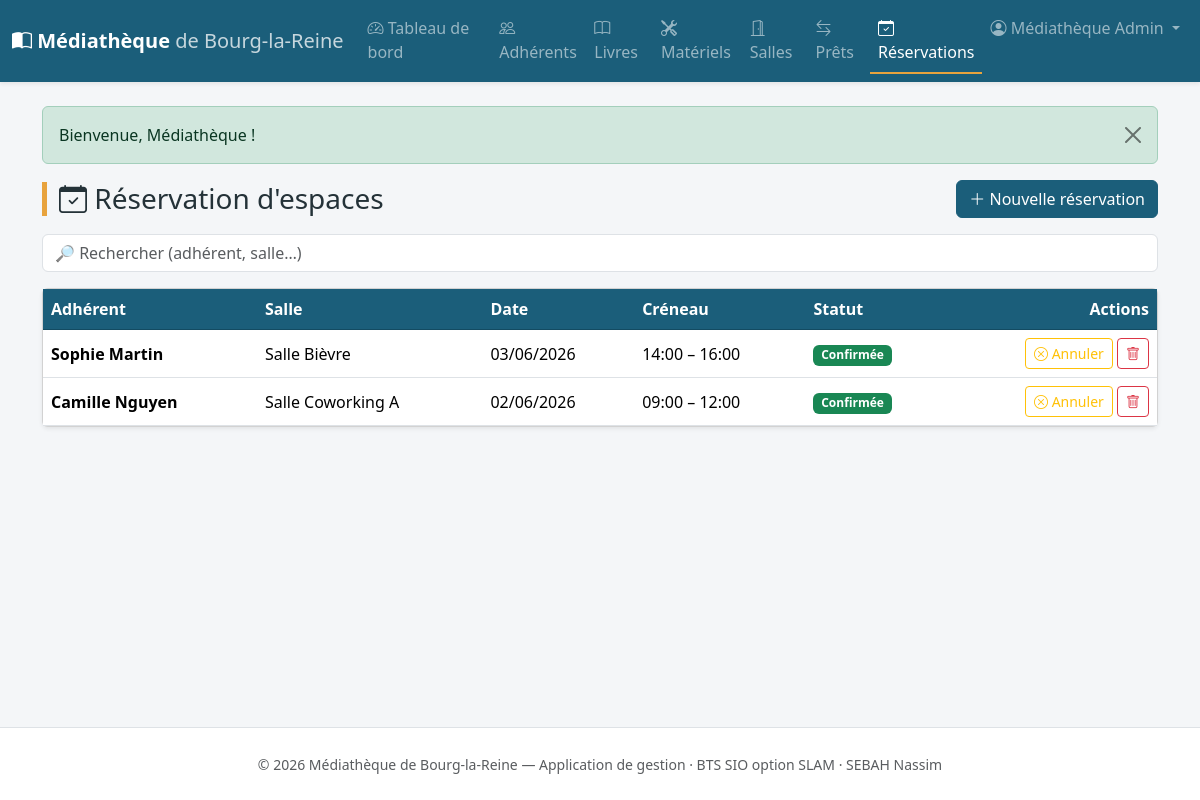
The app's page /public/index.php?ctrl=reservation&action=index (signed in) with its own data.
### tables this page shows
CREATE TABLE reservation (
    id               INT AUTO_INCREMENT PRIMARY KEY,
    adherent_id      INT NOT NULL,
    salle_id         INT NOT NULL,
    date_reservation DATE NOT NULL,
    heure_debut      TIME NOT NULL,
    heure_fin        TIME NOT NULL,
    statut           ENUM('confirmee','annulee','terminee') NOT NULL DEFAULT 'confirmee',
    CONSTRAINT fk_resa_adherent FOREIGN KEY (adherent_id) REFERENCES adherent(id) ON DELETE CASCADE,
    CONSTRAINT fk_resa_salle    FOREIGN KEY (salle_id)    REFERENCES salle(id)    ON DELETE CASCADE,
    CONSTRAINT chk_resa_heures  CHECK (heure_fin > heure_debut)
);

CREATE TABLE salle (
    id          INT AUTO_INCREMENT PRIMARY KEY,
    nom         VARCHAR(80) NOT NULL,
    capacite    INT NOT NULL DEFAULT 1,
    equipements VARCHAR(255),
    disponible  TINYINT(1) NOT NULL DEFAULT 1
);

### app/controllers/ReservationController.php (called while the page is built, shortened)
<?php
class ReservationController extends Controller
{
    public function index($id = null): void
    {
        $this->view('reservation/index', [
            'titre'        => 'Réservation d\'espaces',
            'reservations' => $this->model('Reservation')->allDetailed(),
        ]);
    }
}

### public/index.php (called while the page is built, shortened)
<?php
require ROOT . '/app/core/helpers.php';
$action = preg_replace('/[^a-zA-Z]/', '', $_GET['action'] ?? 'index');
$id     = isset($_GET['id']) ? (int) $_GET['id'] : null;
$controller = new $controllerClass();
$controller->$action($id);

### app/models/Reservation.php (called while the page is built, shortened)
<?php
class Reservation extends Model
{
    public function allDetailed(): array
    {
        $sql = "SELECT r.*,
                       CONCAT(a.prenom, ' ', a.nom) AS adherent_nom,
                       s.nom AS salle_nom
                FROM reservation r
                JOIN adherent a ON r.adherent_id = a.id
                JOIN salle s    ON r.salle_id = s.id
                ORDER BY r.date_reservation DESC, r.heure_debut";
        return $this->db->query($sql)->fetchAll();
    }
}

### app/views/reservation/index.php (the view)
<?php
$statutCls = ['confirmee' => 'text-bg-success', 'annulee' => 'text-bg-secondary', 'terminee' => 'text-bg-dark'];
$statutLbl = ['confirmee' => 'Confirmée', 'annulee' => 'Annulée', 'terminee' => 'Terminée'];
?>
<div class="d-flex justify-content-between align-items-center mb-3 flex-wrap gap-2">
    <h1 class="h3 page-title mb-0"><i class="bi bi-calendar-check"></i> Réservation d'espaces</h1>
    <a href="<?= url('reservation', 'form') ?>" class="btn btn-mediatheque">
        <i class="bi bi-plus-lg"></i> Nouvelle réservation
    </a>
</div>
<input type="search" class="form-control mb-3" data-filter="#tbl-resa"
       placeholder="🔎 Rechercher (adhérent, salle…)">
<div class="card shadow-sm">
    <div class="table-responsive">
        <table class="table table-hover align-middle mb-0" id="tbl-resa">
            <thead>
                <tr>
                    <th>Adhérent</th><th>Salle</th><th>Date</th>
                    <th>Créneau</th><th>Statut</th><th class="text-end">Actions</th>
                </tr>
            </thead>
            <tbody>
                <?php if (empty($reservations)): ?>
                    <tr><td colspan="6" class="text-center text-muted py-4">Aucune réservation enregistrée.</td></tr>
                <?php else: foreach ($reservations as $r): ?>
                    <tr>
                        <td class="fw-semibold"><?= e($r['adherent_nom']) ?></td>
                        <td><?= e($r['salle_nom']) ?></td>
                        <td><?= dateFr($r['date_reservation']) ?></td>
                        <td><?= substr($r['heure_debut'], 0, 5) ?> – <?= substr($r['heure_fin'], 0, 5) ?></td>
                        <td><span class="badge <?= $statutCls[$r['statut']] ?>"><?= $statutLbl[$r['statut']] ?></span></td>
                        <td class="text-end text-nowrap">
                            <?php if ($r['statut'] === 'confirmee'): ?>
                                <?= postButton('reservation', 'annuler', (int) $r['id'],
                                    '<i class="bi bi-x-circle"></i> Annuler', [
                                        'class'   => 'btn btn-sm btn-outline-warning',
                                        'title'   => 'Annuler',
                                        'confirm' => 'Annuler cette réservation ?',
                                ]) ?>
                            <?php endif; ?>
                            <?= postButton('reservation', 'delete', (int) $r['id'], '<i class="bi bi-trash"></i>', [
                                'class'   => 'btn btn-sm btn-outline-danger',
                                'title'   => 'Supprimer',
                                'confirm' => 'Supprimer cette réservation ?',
                            ]) ?>
                        </td>
                    </tr>
                <?php endforeach; endif; ?>
            </tbody>
        </table>
    </div>
</div>

### app/core/helpers.php (shortened to what this page needs)
<?php
function url(string $ctrl = 'home', string $action = 'index', array $params = []): string
{
    $query = array_merge(['ctrl' => $ctrl, 'action' => $action], $params);
    return BASE_URL . '?' . http_build_query($query);
}
function e(?string $value): string
{
    return htmlspecialchars($value ?? '', ENT_QUOTES, 'UTF-8');
}
function dateFr(?string $date): string
{
    $ts = strtotime($date);
    return $ts ? date('d/m/Y', $ts) : e($date);
}
function csrf_token(): string
{
    return $_SESSION['csrf_token'];
}
function csrf_field(): string
{
    return '<input type="hidden" name="_csrf" value="' . e(csrf_token()) . '">';
}
function postButton(string $ctrl, string $action, ?int $id, string $innerHtml, array $opts = []): string
{
    $params = $id !== null ? ['id' => $id] : [];
    $url   = url($ctrl, $action, $params);
    $cls   = $opts['class']      ?? 'btn btn-sm btn-outline-danger';
    $title = $opts['title']      ?? '';
    $conf  = $opts['confirm']    ?? '';
    $form  = $opts['form_class'] ?? 'd-inline';
    $cAttr = $conf !== '' ? ' data-confirm="' . e($conf) . '"' : '';
    return '<form method="post" action="' . e($url) . '" class="' . e($form) . '">'
         . csrf_field()
         . '<button type="submit" class="' . e($cls) . '" title="' . e($title) . '"' . $cAttr . '>'
         . $innerHtml
         . '</button>'
         . '</form>';
}

### public/css/style.css (style rules this page uses)
:root { --mediatheque: #1b5e7a; --mediatheque-dark: #134b62; --mediatheque-accent: #e8a33d; }
html, body { min-height: 100%; }
body { display: flex; flex-direction: column; min-height: 100vh; background-color: #f4f6f8; font-family: "Segoe UI", system-ui, -apple-system, sans-serif; color: #243238; }
.table thead th { background-color: var(--mediatheque); color: #fff; border-color: var(--mediatheque-dark); white-space: nowrap; }
.btn-mediatheque { background-color: var(--mediatheque); border-color: var(--mediatheque); color: #fff; }
.page-title { border-left: 5px solid var(--mediatheque-accent); padding-left: .75rem; }

### records on screen
reservation: adherent_nom "Sophie Martin", salle.nom "Salle Bièvre", date_reservation "03/06/2026", heure_debut "14:00", heure_fin "16:00", statut "Confirmée", innerHtml "Annuler"
reservation: adherent_nom "Camille Nguyen", salle.nom "Salle Coworking A", date_reservation "02/06/2026", heure_debut "09:00", heure_fin "12:00", statut "Confirmée", innerHtml "Annuler"

### other values on screen
$label "Tableau de bord"
$label "Adhérents"
$label "Livres"
$label "Matériels"
$label "Salles"
$label "Prêts"
$label "Réservations"
$_SESSION['agent']['prenom'] . ' ' . $_SESSION['agent']['nom'] "Médiathèque Admin"
$_SESSION['flash']['message'] "Bienvenue, Médiathèque !"
